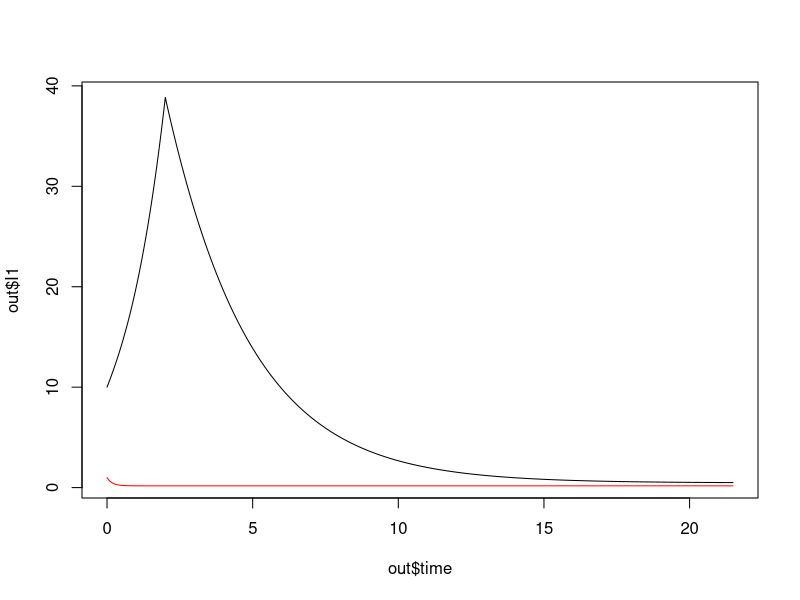
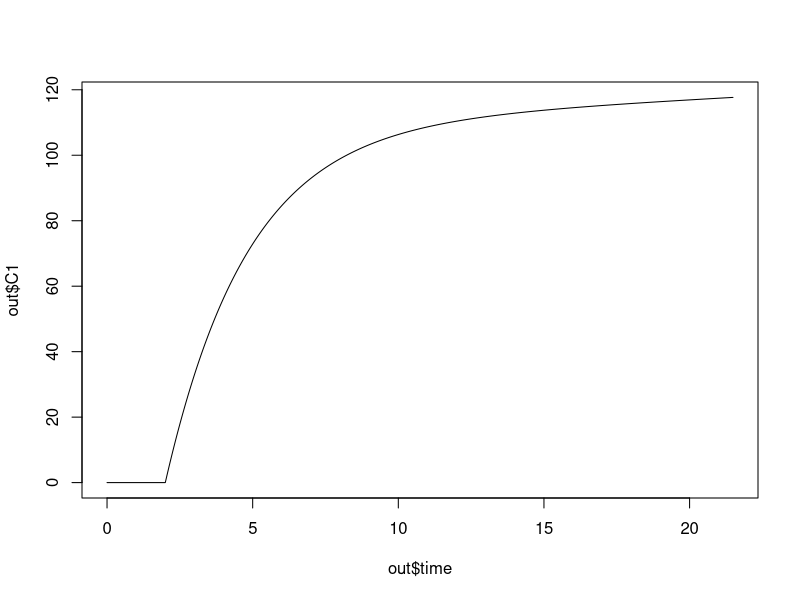
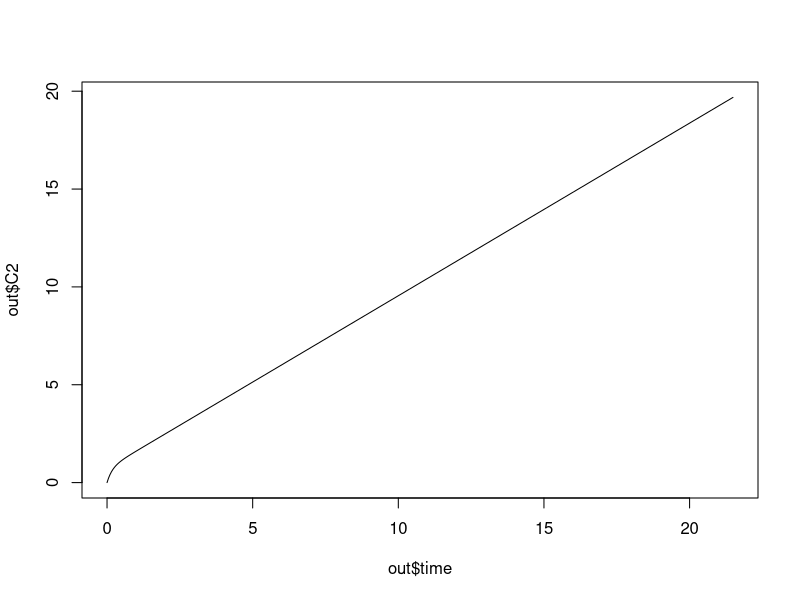

Reproduce these figures in R, in order.
require(deSolve)
# max daily rate of community member isolation
u1max <- 1
# max daily rate of traveller isolation
u2max <- 5
# constraint on community member isolation
C1max <- 1450
# constraint on traveller isolation
C2max <- 500
# transmission rate
beta<-.0002
# importation rate (high for illustrative purposes)
theta<-50
theta<-1
mu<-0.334
# relative transmissibility of travellers
c<-1
T<-50

# daily vaccination rate
rho<-0

# start time for community isolation
tstart1<-2

# start time for travellers
tstart2<-0

toff1 <- 100
ton <- toff1+5

# community isolation function
u1fun<-function(t){
  if(toff1>t & t>tstart1){
  u1 = u1max}
  else if (t>ton){
    u1 = u1max
  }
  else{
    u1 = 0
  }
  return(u1)
}

# travel restrictions function
u2fun<-function(t){
  if(t>tstart2){
    u2 = u2max}
  else{
    u2 = 0
  }
  return(u2)
}


SI<-function(t, y, parameters){
  S = y[1]
  I1 = y[2]
  I2 = y[3]
  C1 = y[4]
  C2 = y[5]
  u1 = u1fun(t)
  u2 = u2fun(t)
  
  # Implements that resource constraints
  if(C1>=C1max){
    u1=0
  }
  
  if(C2>C2max){
    u2=0
  }
  
  if(I1<=0.5){
    I1=0
  }
  
dS = - beta*S*(I1 + c*I2) - rho*S
dI1 = beta*S*(I1 + c*I2) - mu*I1 - u1*I1
dI2 = theta - 2*mu*I2 - u2*I2
dC1 = u1*I1
dC2 = u2*I2
  return(list(c(dS,dI1,dI2,dC1,dC2)))
}

out <- ode(y = c(S=5000,I1=10,I2=1,C1=0,C2=0), parms = NULL, times = seq(0,T,.05), func = SI)
out <- data.frame(out)
plot(out$time, out$I1, typ = "l")
# Travellers are set to pretty high level to allow for visualization
lines(out$time, out$I2, typ = "l", col="red")
# visualization to see that all resources are used up
plot(out$time, out$C1, typ = "l")
plot(out$time, out$C2, typ = "l")

# This is the correct objective function with importations
J = sum(beta*out$S*(out$I1+c*out$I2)*diff(c(0,out$time)))
# Print the objective function. Try different tstart1 and tstart2.
# When there is no vaccintion, the objective function value is the
# same, provided all resources are used.
print(c(tstart1,tstart2,J,tail(out$C1,1),tail(out$C2,1)))
